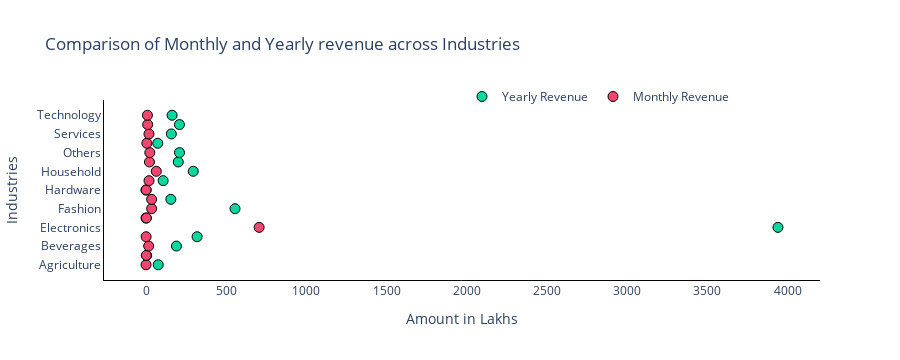

Notebook source saved alongside this figure:
### Code cell
# Plot for monthly and yearly revenue per industry 

data = {
    'Industry': monthly_yearly_result.index.tolist(),
    'yearly_revenue': monthly_yearly_result['Yearly Revenue'].tolist(),
    'monthly_revenue': monthly_yearly_result['Monthly Sales'].tolist()
}
df = pd.DataFrame(data)

fig = go.Figure()

fig.add_trace(go.Scatter(
    x=df['yearly_revenue'],
    y=df['Industry'],
    mode='markers',
    marker=dict(
        color='#06d6a0',
        size=10,
        line=dict(width=1, color='black')
    ),
    name='Yearly Revenue'
))

# Add trace for Metric2
fig.add_trace(go.Scatter(
    x=df['monthly_revenue'],
    y=df['Industry'],
    mode='markers',
    marker=dict(
        color='#ef476f',
        size=10,
        line=dict(width=1, color='black')
    ),
    name='Monthly Revenue'
))

fig.update_layout(
    title='Comparison of Monthly and Yearly revenue across Industries',
    plot_bgcolor='white', 
    paper_bgcolor='white',
    xaxis=dict(
        title='Amount in Lakhs',
        showline=True,
        linewidth=1,
        linecolor='black',
        tickfont=dict(size=12),
        autorange=True
    ),
    yaxis=dict(
        title='Industries',
        showline=True,
        linewidth=1,
        linecolor='black',
        autorange=True
    ),
    legend=dict(
        x=0.5,
        y=1.1,
        orientation='h'
    )
)

fig.show()

### Figure 1 — Plotly figure (JSON) as saved in the notebook; plotly's stock layout.template omitted (floating-point values rounded to 4 significant figures)
{"data": [{"marker": {"color": "#06d6a0", "line": {"color": "black", "width": 1}, "size": 10}, "mode": "markers", "name": "Yearly Revenue", "type": "scatter", "x": [76, 3.41, 189.7, 318.2, 3940, 0, 554.8, 154.6, 0, 106.5, 294.4, 200.9, 208.7, 73, 157.8, 208.1, 162.2], "y": ["Agriculture", "Automobile", "Beverages", "Education", "Electronics", "Entertainment", "Fashion", "Food", "Hardware", "Healthcare", "Household", "Manufacturing", "Others", "Pet", "Services", "Sports", "Technology"]}, {"marker": {"color": "#ef476f", "line": {"color": "black", "width": 1}, "size": 10}, "mode": "markers", "name": "Monthly Revenue", "type": "scatter", "x": [0, 1.85, 16.33, 0.45, 705, 2.33, 34.91, 34.7, 0.52, 18.46, 63.9, 21.08, 23.33, 4.92, 18.13, 10.1, 8.59], "y": ["Agriculture", "Automobile", "Beverages", "Education", "Electronics", "Entertainment", "Fashion", "Food", "Hardware", "Healthcare", "Household", "Manufacturing", "Others", "Pet", "Services", "Sports", "Technology"]}], "layout": {"height": 360, "legend": {"orientation": "h", "x": 0.5, "y": 1.1}, "paper_bgcolor": "white", "plot_bgcolor": "white", "title": {"text": "Comparison of Monthly and Yearly revenue across Industries"}, "xaxis": {"autorange": true, "linecolor": "black", "linewidth": 1, "range": [-255.9, 4196.0], "showline": true, "tickfont": {"size": 12}, "title": {"text": "Amount in Lakhs"}, "type": "linear"}, "yaxis": {"autorange": true, "linecolor": "black", "linewidth": 1, "range": [-1.632, 17.63], "showline": true, "title": {"text": "Industries"}, "type": "category"}}}
